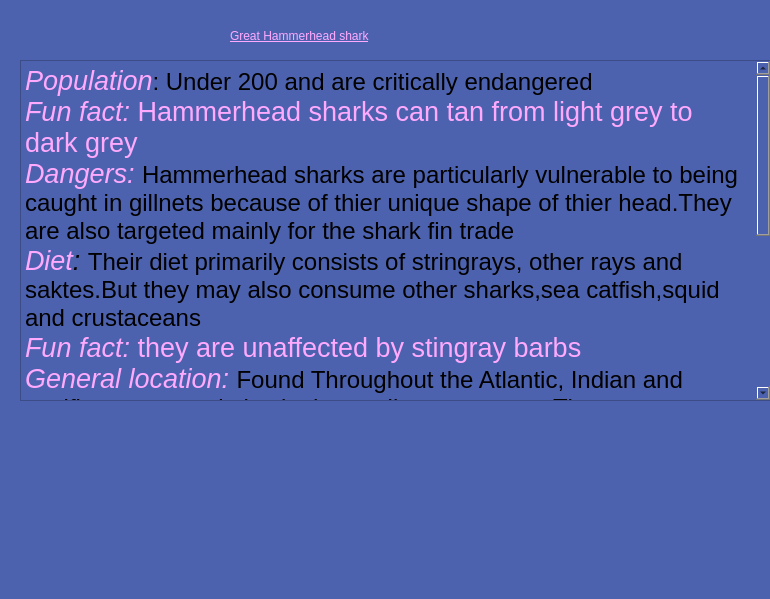
<?xml version="1.0" encoding="UTF-8"?>
<ui version="4.0">
 <class>Dialog</class>
 <widget class="QDialog" name="Dialog">
  <property name="geometry">
   <rect>
    <x>0</x>
    <y>0</y>
    <width>770</width>
    <height>599</height>
   </rect>
  </property>
  <property name="windowTitle">
   <string>Information</string>
  </property>
  <property name="styleSheet">
   <string notr="true">background-color: rgb(77, 98, 175);
color: rgb(0, 0, 0);
font: 18pt &quot;Palatino Linotype&quot;;</string>
  </property>
  <widget class="QLabel" name="title">
   <property name="geometry">
    <rect>
     <x>230</x>
     <y>20</y>
     <width>381</width>
     <height>31</height>
    </rect>
   </property>
   <property name="styleSheet">
    <string notr="true">
font: 24pt &quot;Palatino Linotype&quot;;
text-decoration: underline;
color: rgb(255, 170, 255);
</string>
   </property>
   <property name="text">
    <string>Great Hammerhead shark</string>
   </property>
  </widget>
  <widget class="QTextBrowser" name="info_box">
   <property name="geometry">
    <rect>
     <x>20</x>
     <y>60</y>
     <width>751</width>
     <height>341</height>
    </rect>
   </property>
   <property name="html">
    <string>&lt;!DOCTYPE HTML PUBLIC &quot;-//W3C//DTD HTML 4.0//EN&quot; &quot;http://www.w3.org/TR/REC-html40/strict.dtd&quot;&gt;
&lt;html&gt;&lt;head&gt;&lt;meta name=&quot;qrichtext&quot; content=&quot;1&quot; /&gt;&lt;style type=&quot;text/css&quot;&gt;
p, li { white-space: pre-wrap; }
&lt;/style&gt;&lt;/head&gt;&lt;body style=&quot; font-family:'Palatino Linotype'; font-size:18pt; font-weight:400; font-style:normal;&quot;&gt;
&lt;p style=&quot; margin-top:0px; margin-bottom:0px; margin-left:0px; margin-right:0px; -qt-block-indent:0; text-indent:0px;&quot;&gt;&lt;span style=&quot; font-size:20pt; font-style:italic; color:#ffaaff;&quot;&gt;Population&lt;/span&gt;&lt;span style=&quot; color:#000000;&quot;&gt;: Under 200 and are critically endangered&lt;/span&gt;&lt;/p&gt;
&lt;p style=&quot; margin-top:0px; margin-bottom:0px; margin-left:0px; margin-right:0px; -qt-block-indent:0; text-indent:0px;&quot;&gt;&lt;span style=&quot; font-size:20pt; font-style:italic; color:#ffaaff;&quot;&gt;Fun fact: &lt;/span&gt;&lt;span style=&quot; font-size:20pt; color:#ffaaff;&quot;&gt;Hammerhead sharks can tan from light grey to dark grey&lt;/span&gt;&lt;/p&gt;
&lt;p style=&quot; margin-top:0px; margin-bottom:0px; margin-left:0px; margin-right:0px; -qt-block-indent:0; text-indent:0px;&quot;&gt;&lt;span style=&quot; font-size:20pt; font-style:italic; color:#ffaaff;&quot;&gt;Dangers: &lt;/span&gt;&lt;span style=&quot; color:#000000;&quot;&gt;Hammerhead sharks are particularly vulnerable to being caught in gillnets because of thier unique shape of thier head.They are also targeted mainly for the shark fin trade&lt;/span&gt;&lt;/p&gt;
&lt;p style=&quot; margin-top:0px; margin-bottom:0px; margin-left:0px; margin-right:0px; -qt-block-indent:0; text-indent:0px;&quot;&gt;&lt;span style=&quot; font-size:20pt; font-style:italic; color:#ffaaff;&quot;&gt;Diet&lt;/span&gt;&lt;span style=&quot; font-size:20pt; font-style:italic; color:#000000;&quot;&gt;: &lt;/span&gt;&lt;span style=&quot; color:#000000;&quot;&gt;Their diet primarily consists of stringrays, other rays and saktes.But they may also consume other sharks,sea catfish,squid and crustaceans&lt;/span&gt;&lt;/p&gt;
&lt;p style=&quot; margin-top:0px; margin-bottom:0px; margin-left:0px; margin-right:0px; -qt-block-indent:0; text-indent:0px;&quot;&gt;&lt;span style=&quot; font-size:20pt; font-style:italic; color:#ffaaff;&quot;&gt;Fun fact: &lt;/span&gt;&lt;span style=&quot; font-size:20pt; color:#ffaaff;&quot;&gt;they are unaffected by stingray barbs&lt;/span&gt;&lt;/p&gt;
&lt;p style=&quot; margin-top:0px; margin-bottom:0px; margin-left:0px; margin-right:0px; -qt-block-indent:0; text-indent:0px;&quot;&gt;&lt;span style=&quot; font-size:20pt; font-style:italic; color:#ffaaff;&quot;&gt;General location: &lt;/span&gt;&lt;span style=&quot; color:#000000;&quot;&gt;Found Throughout the Atlantic, Indian and pacific oceans and also in the mediterranean sea.They are most commonly found around the islands of Darwin and Wilf in the Galapagos&lt;/span&gt;&lt;/p&gt;
&lt;p style=&quot; margin-top:0px; margin-bottom:0px; margin-left:0px; margin-right:0px; -qt-block-indent:0; text-indent:0px;&quot;&gt;&lt;span style=&quot; font-size:20pt; font-style:italic; color:#ffaaff;&quot;&gt;Role in ecosystem&lt;/span&gt;&lt;span style=&quot; color:#000000;&quot;&gt;:Help to maintain a balanced food web and ensure the species diversity by controlling the species populations &lt;/span&gt;&lt;/p&gt;
&lt;p style=&quot; margin-top:0px; margin-bottom:0px; margin-left:0px; margin-right:0px; -qt-block-indent:0; text-indent:0px;&quot;&gt;&lt;span style=&quot; font-size:20pt; font-style:italic; color:#ffaaff;&quot;&gt;Life span&lt;/span&gt;&lt;span style=&quot; color:#000000;&quot;&gt;: 20-30 years&lt;/span&gt;&lt;/p&gt;
&lt;p style=&quot; margin-top:0px; margin-bottom:0px; margin-left:0px; margin-right:0px; -qt-block-indent:0; text-indent:0px;&quot;&gt;&lt;span style=&quot; font-size:20pt; font-style:italic; color:#ffaaff;&quot;&gt;Description&lt;/span&gt;&lt;span style=&quot; color:#000000;&quot;&gt;: Have a stout, dusky brown  and light grey body with a cream coloured underside. They reach a maximum length of 18-20 meters. Their teeth are heavily serrated and triangular. Their exta tall,pointed dorsal fins are easily identifiable along with their hammer shaped heads&lt;/span&gt;&lt;/p&gt;&lt;/body&gt;&lt;/html&gt;</string>
   </property>
  </widget>
  <widget class="QLabel" name="photo">
   <property name="geometry">
    <rect>
     <x>20</x>
     <y>410</y>
     <width>361</width>
     <height>191</height>
    </rect>
   </property>
   <property name="text">
    <string/>
   </property>
   <property name="pixmap">
    <pixmap>../Hammerhead-Shark.jpg</pixmap>
   </property>
   <property name="scaledContents">
    <bool>true</bool>
   </property>
  </widget>
 </widget>
 <resources/>
 <connections/>
</ui>
